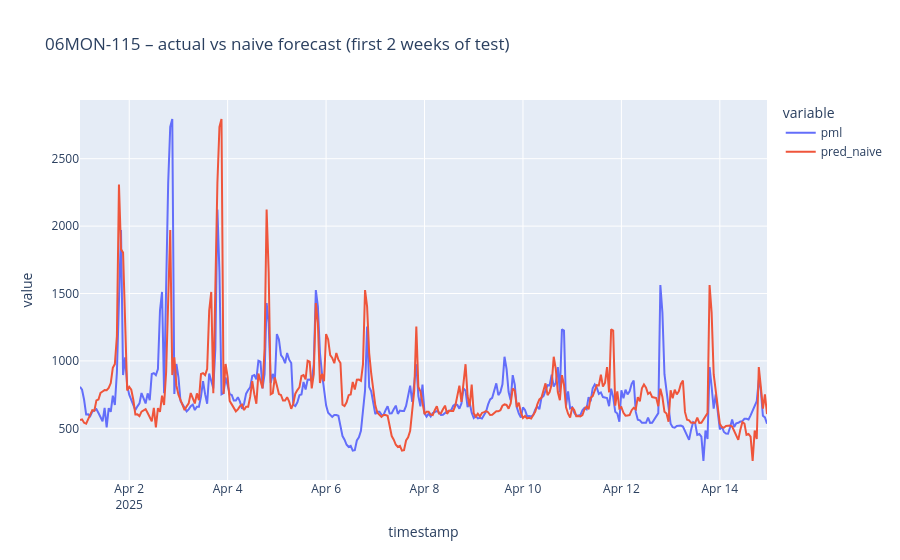

The code cell stored with this chart in its notebook:
### Markdown cell above
Differeence between both tests (24hrs vs a week) is meaningful, hour outperforms week, it has about an 18% better MAE, recent conditions matter more than the longer ones plus results are 
nearly identical when looking at them per node, 
Visualizing the actual vs the naive forecast

### Code cell
node = "06MON-115"
window = test[(test["clv_nodo"] == node) & (test["timestamp"] < "2025-04-15")]
px.line(window, x="timestamp", y=[TARGET, "pred_naive"],
        title=f"{node} – actual vs naive forecast (first 2 weeks of test)")

### Figure 1 — Plotly figure (JSON) as saved in the notebook; plotly's stock layout.template omitted (floating-point values rounded to 4 significant figures; data arrays with more than 128 entries replaced by an {"elided": "..."} marker saying what was removed)
{"data": [{"hovertemplate": "variable=pml<br>timestamp=%{x}<br>value=%{y}<extra></extra>", "legendgroup": "pml", "line": {"color": "#636efa", "dash": "solid"}, "marker": {"symbol": "circle"}, "mode": "lines", "name": "pml", "orientation": "v", "showlegend": true, "type": "scatter", "x": {"elided": "336 str values"}, "xaxis": "x", "y": {"elided": "336 float values"}, "yaxis": "y"}, {"hovertemplate": "variable=pred_naive<br>timestamp=%{x}<br>value=%{y}<extra></extra>", "legendgroup": "pred_naive", "line": {"color": "#EF553B", "dash": "solid"}, "marker": {"symbol": "circle"}, "mode": "lines", "name": "pred_naive", "orientation": "v", "showlegend": true, "type": "scatter", "x": {"elided": "336 str values"}, "xaxis": "x", "y": {"elided": "336 float values"}, "yaxis": "y"}], "layout": {"legend": {"title": {"text": "variable"}, "tracegroupgap": 0}, "title": {"text": "06MON-115 – actual vs naive forecast (first 2 weeks of test)"}, "xaxis": {"anchor": "y", "domain": [0, 1], "title": {"text": "timestamp"}}, "yaxis": {"anchor": "x", "domain": [0, 1], "title": {"text": "value"}}}}
